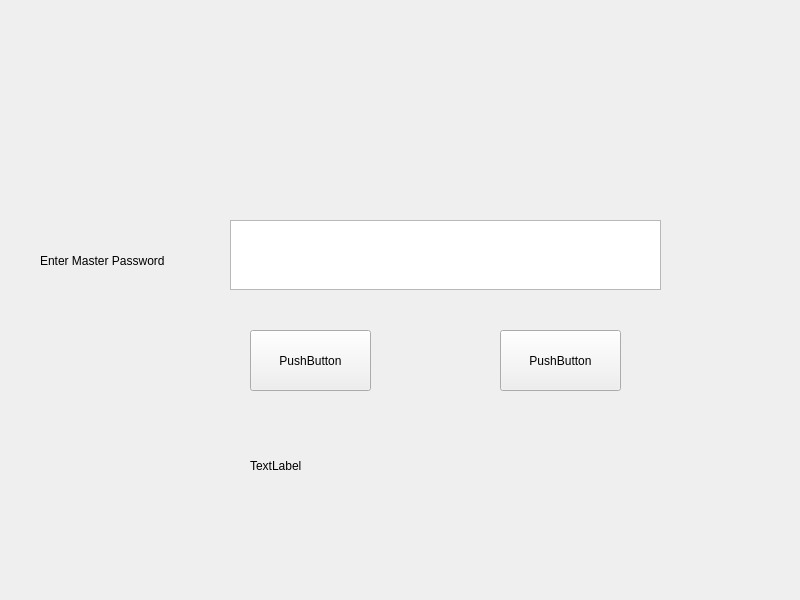
<?xml version="1.0" encoding="UTF-8"?>
<ui version="4.0">
 <class>MainWindow</class>
 <widget class="QMainWindow" name="MainWindow">
  <property name="geometry">
   <rect>
    <x>0</x>
    <y>0</y>
    <width>800</width>
    <height>600</height>
   </rect>
  </property>
  <property name="windowTitle">
   <string>MainWindow</string>
  </property>
  <widget class="QWidget" name="centralwidget">
   <widget class="QLabel" name="label">
    <property name="geometry">
     <rect>
      <x>40</x>
      <y>240</y>
      <width>151</width>
      <height>41</height>
     </rect>
    </property>
    <property name="text">
     <string>Enter Master Password</string>
    </property>
   </widget>
   <widget class="QTextEdit" name="pwfield">
    <property name="geometry">
     <rect>
      <x>230</x>
      <y>220</y>
      <width>431</width>
      <height>70</height>
     </rect>
    </property>
    <property name="placeholderText">
     <string/>
    </property>
   </widget>
   <widget class="QPushButton" name="confirm">
    <property name="geometry">
     <rect>
      <x>250</x>
      <y>330</y>
      <width>121</width>
      <height>61</height>
     </rect>
    </property>
    <property name="text">
     <string>PushButton</string>
    </property>
   </widget>
   <widget class="QPushButton" name="forgot">
    <property name="geometry">
     <rect>
      <x>500</x>
      <y>330</y>
      <width>121</width>
      <height>61</height>
     </rect>
    </property>
    <property name="text">
     <string>PushButton</string>
    </property>
   </widget>
   <widget class="QLabel" name="disp">
    <property name="geometry">
     <rect>
      <x>250</x>
      <y>440</y>
      <width>331</width>
      <height>51</height>
     </rect>
    </property>
    <property name="text">
     <string>TextLabel</string>
    </property>
   </widget>
  </widget>
 </widget>
 <resources/>
 <connections/>
</ui>
